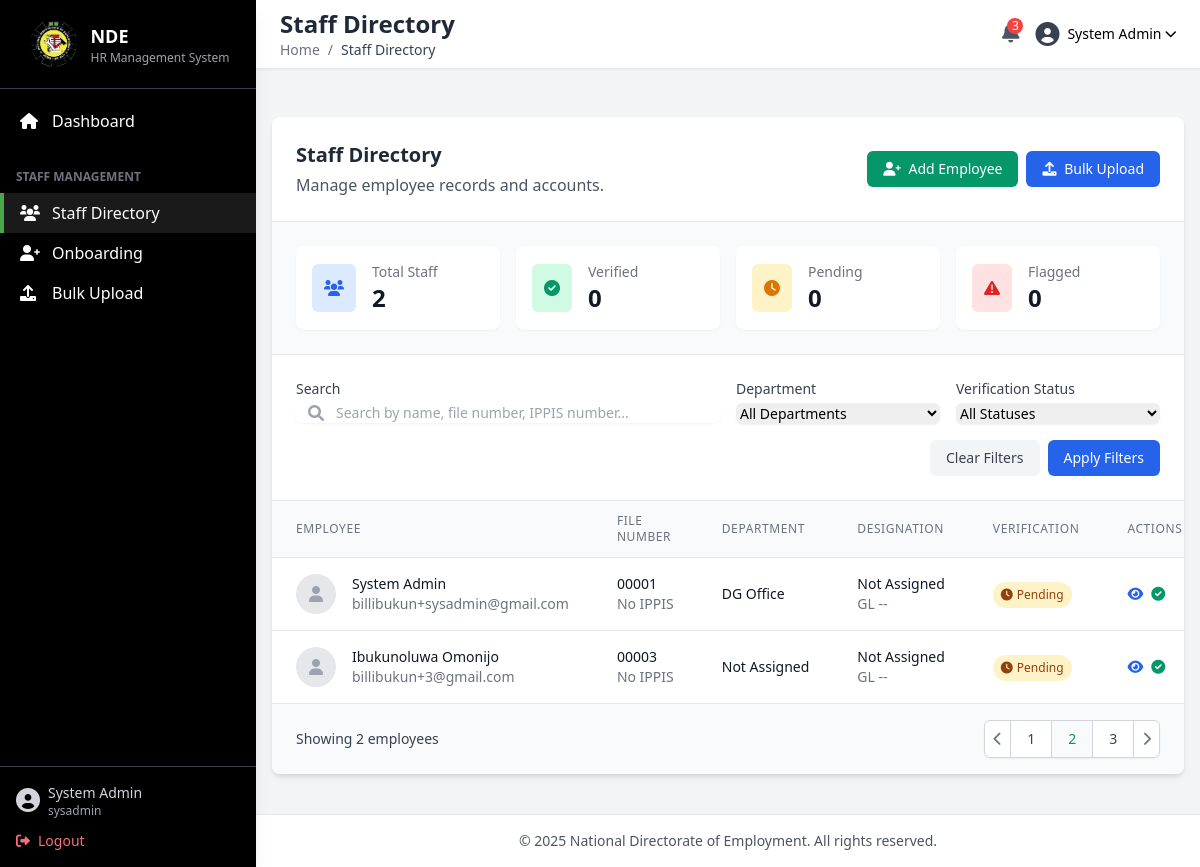
Before: /staff/list/ (signed in) with the older database file.
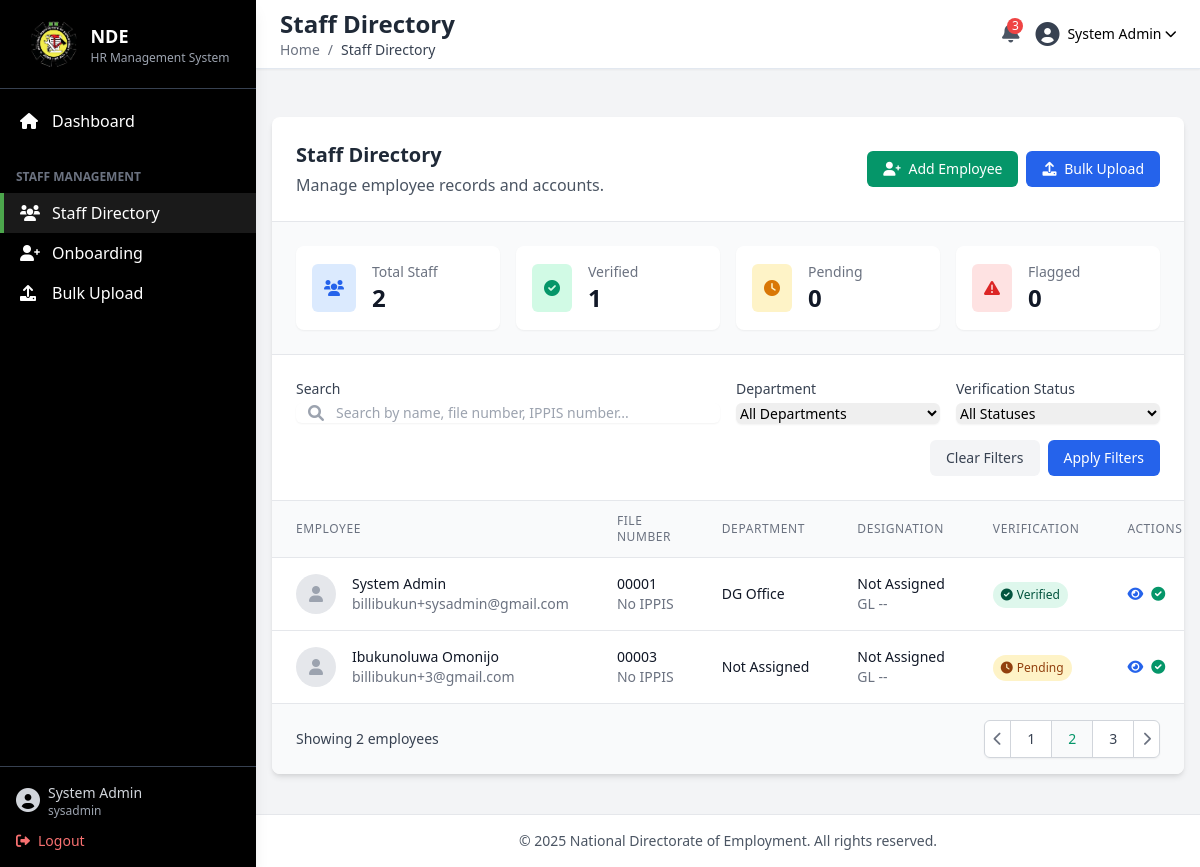
After: the same page with the newer database file.
### core/models.py (models this page shows, shortened)
class EmployeeProfile(models.Model):
    EMPLOYEE_TYPE_CHOICES = [
        ('SYS', 'System Admin'),
        ('DG', 'Director General'),
        ('DIR', 'Director'),
        ('ZD', 'Zonal Driector'),
        ('HOD', 'Head of Department'),
        ('HOU', 'Head of Unit'),
        ('SC', 'State Coordinator'),
        ('STAFF', 'Staff'),
    ]
    CADRE_CHOICES = [
        ('O', 'Officer'),
        ('E','Executive'),
        ('S', 'Secretariat'),
        ('C', 'Clerical'),
        ('D', 'Driver')
    ]
    MARITAL_STATUS_CHOICES = [
        ('S', 'Single'),
        ('M', 'Married'),
        ('D', 'Divorced'),
        ('W', 'Widowed'),
    ]
    user = models.OneToOneField(User, on_delete=models.CASCADE, related_name='employee_profile')
    current_employee_type = models.CharField(max_length=5, choices=EMPLOYEE_TYPE_CHOICES, default='STAFF')
    profile_picture = models.ImageField(upload_to='employee_pics/', blank=True, null=True)
    file_number = models.CharField(max_length=7, verbose_name='File Number')
    ippis_number = models.CharField(max_length=10, blank=True, null=True, unique=True, verbose_name='IPPIS Number')
    middle_name = models.CharField(max_length=30, blank=True, null=True, verbose_name='Middle Name')
    sex = models.CharField(max_length=1, choices=([('M', 'Male'),('F', 'Female')]), blank=True, null=True, verbose_name= 'Sex')
    marital_status = models.CharField(max_length=1, choices=MARITAL_STATUS_CHOICES, blank=True, null=True, verbose_name='Marital Status')
    date_of_birth = models.DateField(null=True, blank=True, verbose_name='Date of Birth')
    phone_number = models.CharField(max_length=11, blank=True, verbose_name= 'Phone Number')
    contact_address = models.CharField(max_length=100, blank=True, verbose_name='Contact Address')
    lga_of_residence = models.ForeignKey('LGA', on_delete=models.SET_NULL, null=True, blank=True, related_name='residents')
    state_of_residence = models.ForeignKey('State', on_delete=models.SET_NULL, null=True, blank=True, related_name='residents')
    lga_of_origin = models.ForeignKey('LGA', on_delete=models.SET_NULL, null=True, blank=True, related_name='origins')
    state_of_origin = models.ForeignKey('State', on_delete=models.SET_NULL, null=True, blank=True, related_name='origins')
    nin = models.CharField(max_length=11, blank=True, null=True, unique=True, verbose_name='National Identification Number')
    brn = models.CharField(max_length=18, blank=True, null=True, unique=True, verbose_name='Birth Registration Number')
    date_of_appointment = models.DateField(null=True, blank=True, verbose_name='Date on Appointment Letter')
    date_of_present_appointment = models.DateField(null=True, blank=True, verbose_name='Date of Present Appointment')
    date_of_documentation = models.DateField(null=True, blank=True, verbose_name='Date of Documentation')
    date_of_assumption = models.DateField(null=True, blank=True, verbose_name='Date of Assumption of Duty')
    date_of_confirmation = models.DateField(null=True, blank=True, verbose_name='Date of Confirmation')
    date_of_retirement = models.DateField(null=True, blank=True, verbose_name='Date of Retirement')
    current_zone = models.ForeignKey('Zone', on_delete=models.SET_NULL, null=True, blank=True, related_name='current_employees')
    current_state = models.ForeignKey('State', on_delete=models.SET_NULL, null=True, blank=True, related_name='current_employees')
    current_grade_level = models.PositiveIntegerField(validators=[MinValueValidator(1), MaxValueValidator(18)], blank=True, null=True, verbose_name='Current Grade Level')
    current_step = models.PositiveIntegerField(validators=[MinValueValidator(1), MaxValueValidator(15)], blank=True, null=True, verbose_name='Current Step')
    current_department = models.ForeignKey('Department', on_delete=models.SET_NULL, null=True, blank=True, related_name='current_employees')
    current_unit = models.ForeignKey('Unit', on_delete=models.SET_NULL, null=True, blank=True, related_name='current_employees')
    current_designation = models.ForeignKey('Designation', on_delete=models.SET_NULL, null=True, blank=True, related_name='current_employees')
    current_cadre = models.CharField(max_length=1, choices=CADRE_CHOICES, blank=True, null=True, verbose_name='Current Cadre')
    last_promotion_date = models.DateField(null=True, blank=True, verbose_name='Last Promotion Date')
    last_examination_date = models.DateField(null=True, blank=True, verbose_name='Last Examination Date')
    created_by = models.ForeignKey(User, on_delete=models.SET_NULL, null=True, blank=True, related_name='created_profiles')
    created_at = models.DateTimeField(auto_now_add=True)
    modified_by = models.ForeignKey(User, on_delete=models.SET_NULL, null=True, blank=True, related_name='modified_profiles')
    modified_at = models.DateTimeField(auto_now=True)
    is_profile_completed = models.BooleanField(default=False)
    class Meta:
        verbose_name = "Employee Profile"
        verbose_name_plural = "Employee Profiles"

class Department(models.Model):
    TYPE_CHOICES = [
        ('SYS', 'System Admin'),
        ('DG_O', 'Director General Office'),
        ('SERV', 'Service Deparment'),
        ('PROG', 'Programme Department'),
        ('ZONAL', 'Zonal Office'),
        ('BRANCH', 'Branch'),
        ('UTILITY', 'Utility Unit'),
    ]
    name = models.CharField(max_length=30, unique=True)
    description = models.CharField(max_length=150, blank=True, null=True)
    code = models.CharField(max_length=5, unique=True)
    type = models.CharField(max_length=10, choices=TYPE_CHOICES)
    parent = models.ForeignKey('self', on_delete=models.SET_NULL, null=True, blank=True, related_name='children')

### core/onboarding_views.py (the view, shortened to what this page needs)
# urls.py: path('staff/list/', staff_list, name='staff_list'),
@login_required
@user_passes_test(is_hr_admin)
def staff_list(request):
    department_id = request.GET.get('department', '')
    is_verified = request.GET.get('verified', '')
    search = request.GET.get('search', '')
    employees = EmployeeProfile.objects.filter(
        user__is_active=True
    ).select_related('user', 'current_department')
    if department_id:
        employees = employees.filter(current_department_id=department_id)
    if is_verified == 'yes':
        verified_ids = EmployeeVerification.objects.filter(
            verification_status='VERIFIED'
        ).values_list('employee_profile_id', flat=True)
        employees = employees.filter(id__in=verified_ids)
    elif is_verified == 'no':
        verified_ids = EmployeeVerification.objects.filter(
            verification_status='VERIFIED'
        ).values_list('employee_profile_id', flat=True)
        employees = employees.exclude(id__in=verified_ids)
    elif is_verified == 'flagged':
        flagged_ids = EmployeeVerification.objects.filter(
            verification_status='FLAGGED'
        ).values_list('employee_profile_id', flat=True)
        employees = employees.filter(id__in=flagged_ids)
    departments = Department.objects.all()
    total_count = EmployeeProfile.objects.filter(user__is_active=True).count()
    verified_count = EmployeeVerification.objects.filter(verification_status='VERIFIED').count()
    pending_count = EmployeeVerification.objects.filter(verification_status='PENDING').count()
    flagged_count = EmployeeVerification.objects.filter(verification_status='FLAGGED').count()
    return render(request, 'core/staff_list.html', {
        'employees': employees,
        'departments': departments,
        'filter_department': department_id,
        'filter_verified': is_verified,
        'search': search,
        'total_count': total_count,
        'verified_count': verified_count,
        'pending_count': pending_count,
        'flagged_count': flagged_count,
    })

### core/onboarding_views.py (called while the page is built)
def is_hr_admin(user):
    if not user.is_authenticated:
        return False
    if user.is_staff or user.is_superuser:
        return True
    if hasattr(user, 'employee_profile'):
        employee_type = user.employee_profile.current_employee_type
        if employee_type in ['HOD', 'HOU'] and user.employee_profile.current_department.code == 'HR':
            return True
    return False

### templates/core/staff_list.html (shortened to what the changed rows need)
{% extends "base.html" %}
{% load static %}
{% load crispy_forms_tags%}
{% load custom_filters %}
{% block header %}Staff Directory{% endblock %}
{% block content %}
<div class="bg-white shadow-md rounded-lg overflow-hidden mb-6">
    <div class="border-b border-gray-200 p-6 flex flex-col sm:flex-row sm:justify-between sm:items-center">
        <div>
            <h2 class="text-xl font-bold text-gray-800">Staff Directory</h2>
        </div>
    </div>
    <div class="grid grid-cols-1 md:grid-cols-4 gap-4 p-6 bg-gray-50 border-b border-gray-200">
        <div class="bg-white p-4 rounded-lg shadow-sm">
            <div class="flex items-center">
                <div class="ml-4">
                    <p class="text-sm font-medium text-gray-500">Verified</p>
                    <p class="text-2xl font-semibold text-gray-900">{{ verified_count }}</p>
                </div>
            </div>
        </div>
    </div>
    <div class="overflow-x-auto">
        <table class="min-w-full divide-y divide-gray-200">
            <thead class="bg-gray-50">
                <tr>
                    <th scope="col" class="px-6 py-3 text-left text-xs font-medium text-gray-500 uppercase tracking-wider">
                        Employee
                    </th>
                    <th scope="col" class="px-6 py-3 text-left text-xs font-medium text-gray-500 uppercase tracking-wider">
                        File Number
                    </th>
                    <th scope="col" class="px-6 py-3 text-left text-xs font-medium text-gray-500 uppercase tracking-wider">
                        Department
                    </th>
                    <th scope="col" class="px-6 py-3 text-left text-xs font-medium text-gray-500 uppercase tracking-wider">
                        Designation
                    </th>
                    <th scope="col" class="px-6 py-3 text-left text-xs font-medium text-gray-500 uppercase tracking-wider">
                        Verification
                    </th>
                    <th scope="col" class="px-6 py-3 text-left text-xs font-medium text-gray-500 uppercase tracking-wider">
                        Actions
                    </th>
                </tr>
            </thead>
            <tbody class="bg-white divide-y divide-gray-200">
                {% for employee in employees %}
                <tr class="hover:bg-gray-50">
                    <td class="px-6 py-4 whitespace-nowrap">
                        <div class="flex items-center">
                            <div class="flex-shrink-0 h-10 w-10">
                                {% if employee.profile_picture %}
                                <img class="h-10 w-10 rounded-full" src="{{ employee.profile_picture.url }}" alt="{{ employee.user.get_full_name }}">
                                {% else %}
                                <div class="h-10 w-10 rounded-full bg-gray-200 flex items-center justify-center">
                                    <i class="fas fa-user text-gray-400"></i>
                                </div>
                                {% endif %}
                            </div>
                            <div class="ml-4">
                                <div class="text-sm font-medium text-gray-900">
                                    {% if search %}
                                    {{ employee.user.get_full_name|highlight:search|safe }}
                                    {% else %}
                                    {{ employee.user.get_full_name }}
                                    {% endif %}
                                </div>
                                <div class="text-sm text-gray-500">
                                    {{ employee.user.email }}
                                </div>
                            </div>
                        </div>
                    </td>
                    <td class="px-6 py-4 whitespace-nowrap">
                        <div class="text-sm text-gray-900">
                            {% if search %}
                            {{ employee.file_number|highlight:search|safe }}
                            {% else %}
                            {{ employee.file_number }}
                            {% endif %}
                        </div>
                        <div class="text-sm text-gray-500">
                            {% if employee.ippis_number %}
                            IPPIS: {{ employee.ippis_number }}
                            {% else %}
                            No IPPIS
                            {% endif %}
                        </div>
                    </td>
                    <td class="px-6 py-4 whitespace-nowrap">
                        <div class="text-sm text-gray-900">
                            {{ employee.current_department.name|default:"Not Assigned" }}
                        </div>
                    </td>
                    <td class="px-6 py-4 whitespace-nowrap">
                        <div class="text-sm text-gray-900">
                            {{ employee.current_designation.name|default:"Not Assigned" }}
                        </div>
                        <div class="text-sm text-gray-500">
                            GL {{ employee.current_grade_level|default:"--" }}
                        </div>
                    </td>
                    <td class="px-6 py-4 whitespace-nowrap">
                        {% if employee.verifications.all.0.verification_status == 'VERIFIED' %}
                        <span class="status-badge verified">
                            <i class="fas fa-check-circle mr-1"></i> Verified
                        </span>
                        {% elif employee.verifications.all.0.verification_status == 'FLAGGED' %}
                        <span class="status-badge flagged">
                            <i class="fas fa-exclamation-triangle mr-1"></i> Flagged
                        </span>
                        {% else %}
                        <span class="status-badge pending">
                            <i class="fas fa-clock mr-1"></i> Pending
                        </span>
                        {% endif %}
                    </td>
                    <td class="px-6 py-4 whitespace-nowrap text-sm font-medium">
                        <div class="flex space-x-2">
                            <a href="{% url 'employee_detail' pk=employee.id %}" class="text-blue-600 hover:text-blue-900">
                                <i class="fas fa-eye"></i>
                            </a>
                            <a href="{% url 'verify_employee' employee_id=employee.id %}" class="text-green-600 hover:text-green-900">
                                <i class="fas fa-check-circle"></i>
                            </a>
                        </div>
                    </td>
                </tr>
                {% endfor %}
            </tbody>
        </table>
    </div>
</div>
{% endblock %}

Changed rows visible on the page:
changed EmployeeProfile "System Admin": text "Pending" → "Verified"
Other visible differences:
{{ verified_count }}: "0" → "1"
